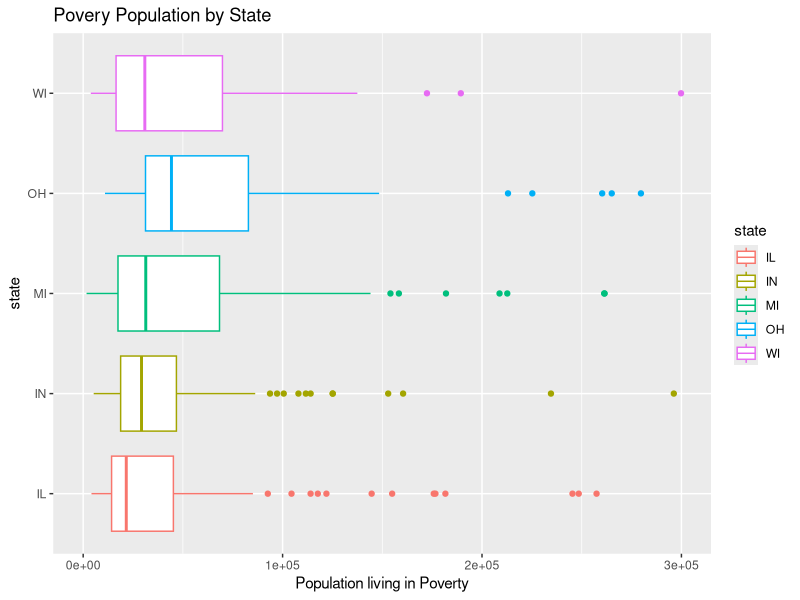
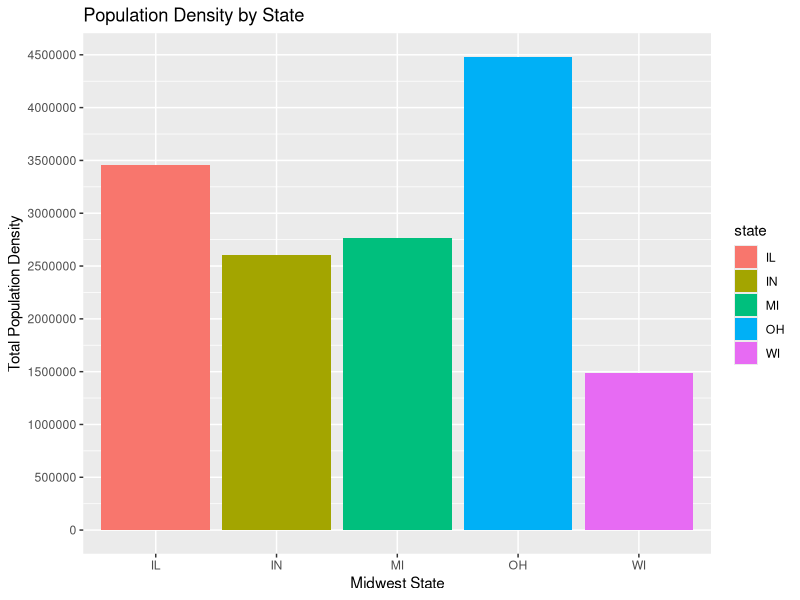
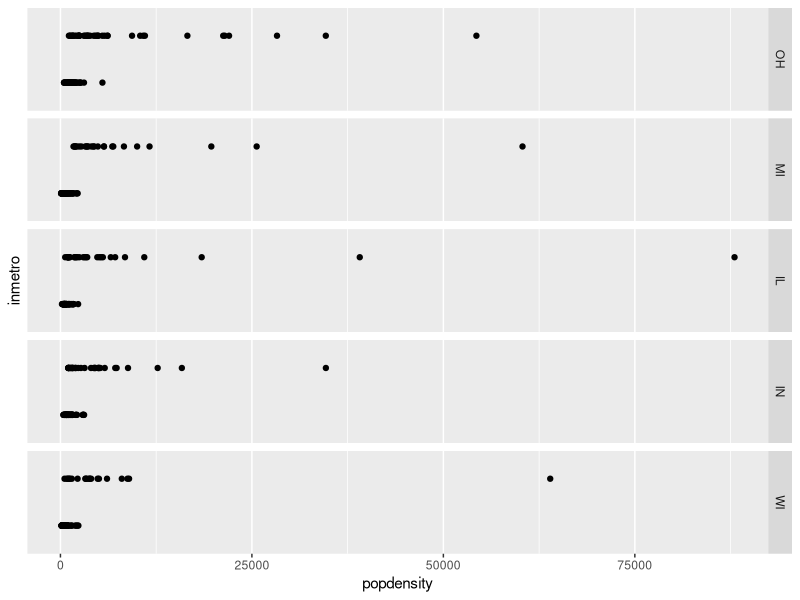

Recreate these plots in R, in order.
## ---- chunk 1
knitr::opts_chunk$set(echo = FALSE)
## ---- chunk 2
library(tidyverse)
library(ggplot2)
library(dplyr)
library(reshape2)
library(MASS)
data("midwest")
## ---- chunk 3
midwest_sum <- midwest %>%
  group_by(state) %>%
  summarise(
    total_population = sum(poptotal),
    total_population_density = sum(poptotal) / sum(area),
    avg_white = sum(popwhite) / sum(poptotal),
    avg_black = sum(popblack) / sum(poptotal),
    avg_asian = sum(popasian) / sum(poptotal),
    avg_amerindian = sum(popamerindian) / sum(poptotal),
    avg_other = sum(popother) / sum(poptotal),
    avg_poverty = sum(poppovertyknown) / sum(poptotal)) %>%
  arrange(desc(total_population))

as_tibble(midwest_sum)
## ---- chunk 4
ggplot(data = midwest) +
  geom_boxplot(mapping = 
                 aes(x = state, 
                     y = poppovertyknown, 
                     color = state)) +
  coord_flip() + 
  scale_y_continuous(lim=c(0,300000), name = "Population living in Poverty") +
  labs(title = "Povery Population by State")
## ---- chunk 5
ggplot(data=midwest_sum, 
       aes(x=state, y=total_population_density, fill=state)) +
      geom_bar(stat="identity") + 
  scale_y_continuous(breaks=seq(0,5000000, by = 500000),
                     name = "Total Population Density") +
  scale_x_discrete(name = "Midwest State") +
  labs(title = "Population Density by State")
## ---- chunk 6
midwest$county <- reorder(midwest$inmetro, midwest$popdensity)
midwest$state <- reorder(midwest$state, -midwest$popdensity)
ggplot(midwest, aes(popdensity, inmetro)) + 
  geom_point() + 
  facet_grid(state ~ ., scales = "fixed") +
  scale_y_discrete(breaks=seq(0,1,by=1))
